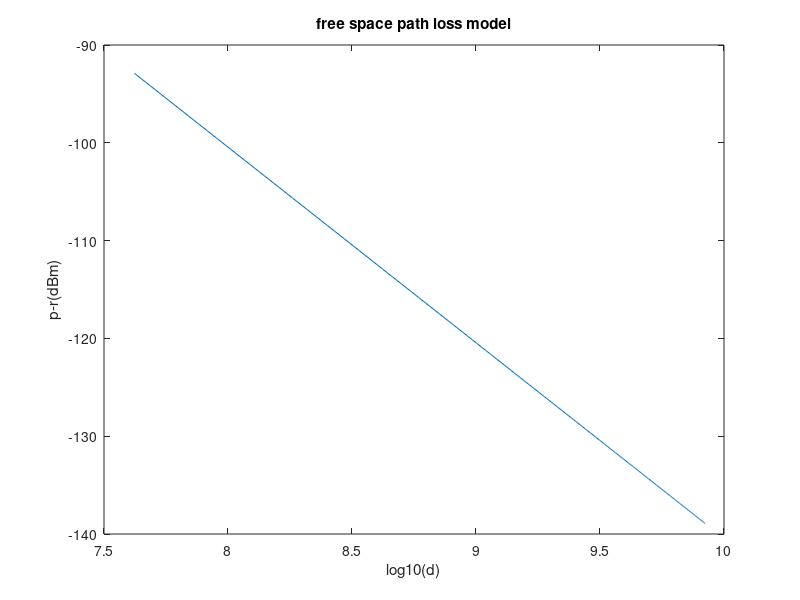

Reproduce this figure in MATLAB.
PtdBm=52;
GtdBi=25;
GrdBi=15;
frequency=1+10^9;
d=41935000*(1:1:200);
L=1;
Pt=10^((PtdBm-30)/10);
Gt=10^(GtdBi/10);
Gr=10^(GrdBi/10);
Lamda=3*10^8/frequency;
Pr=Pt*(Gt*Gr*Lamda^2)./((4*pi.*d).^2*L);
PrdBm=10*log10(Pr)+30;
plot(log10(d),PrdBm);
title('free space path loss model')
xlabel('log10(d)');
ylabel('p-r(dBm)');